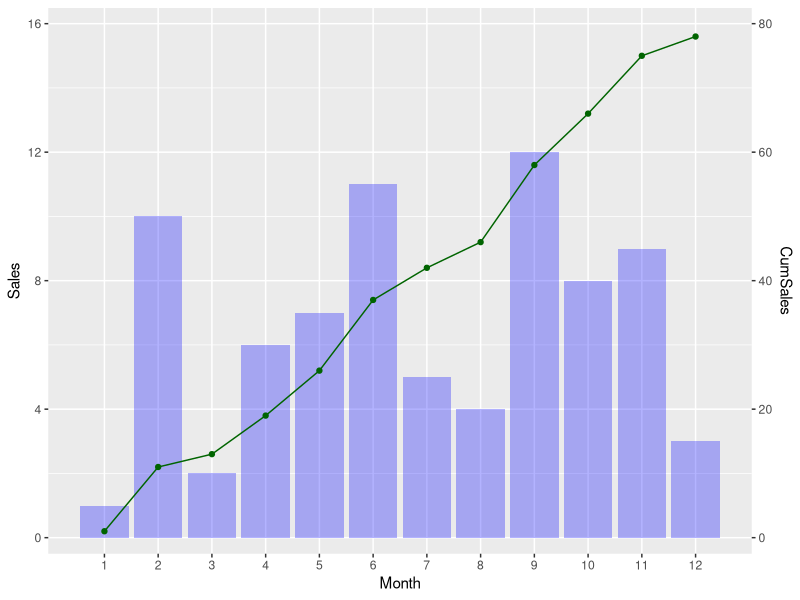
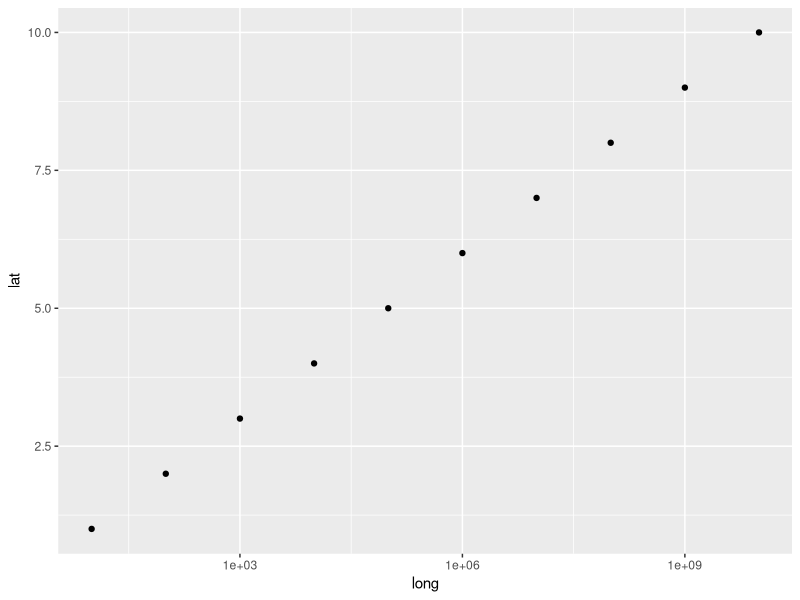
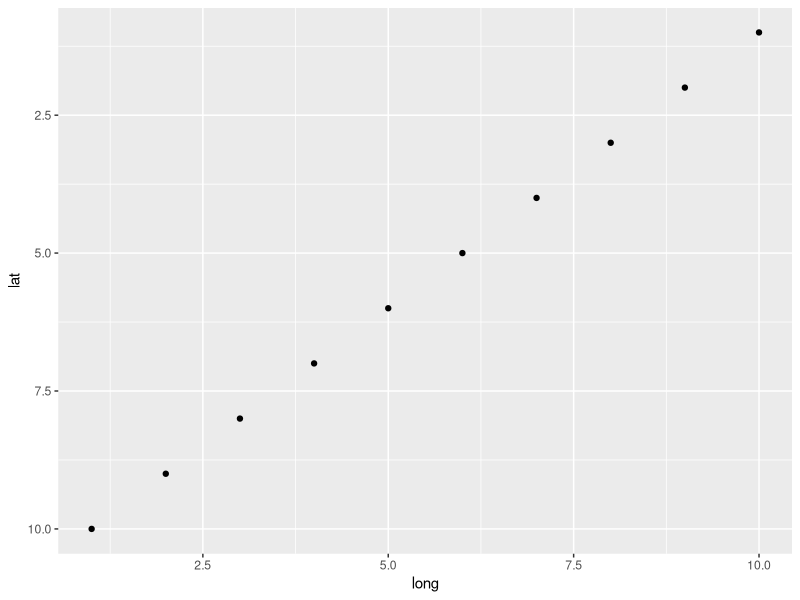
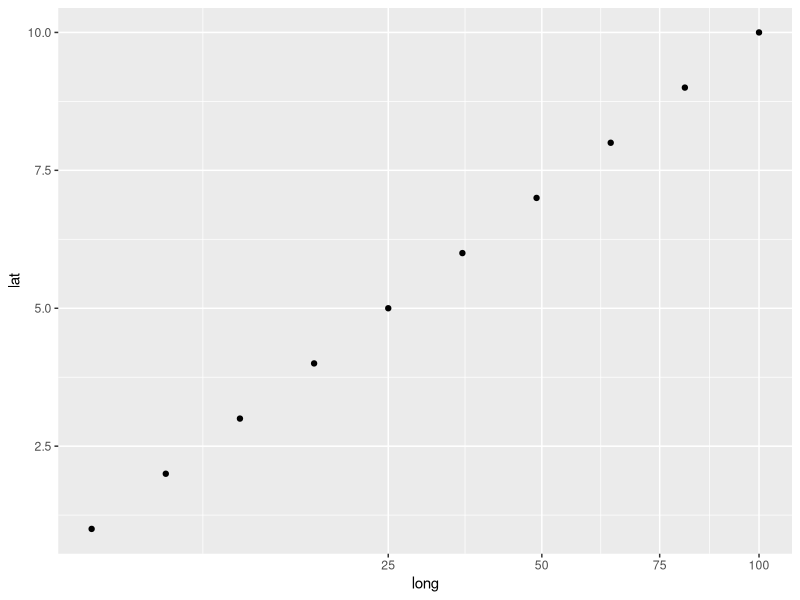
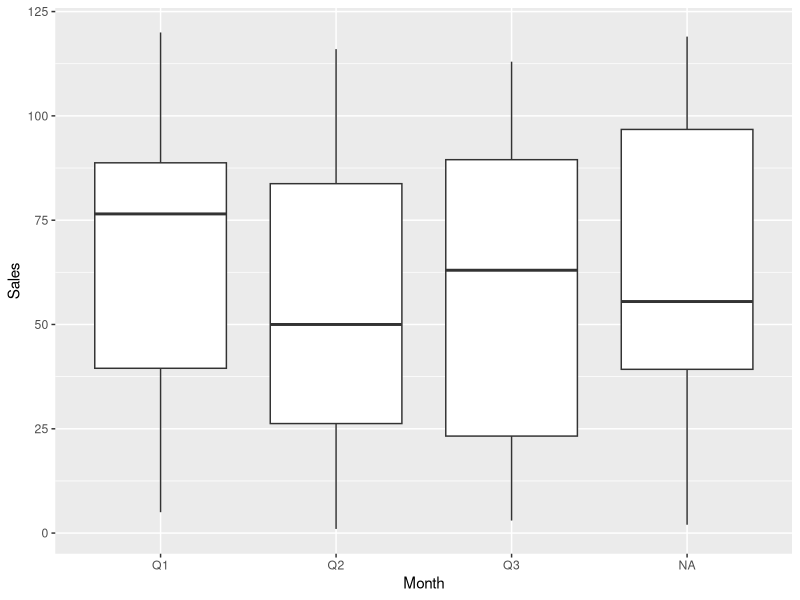
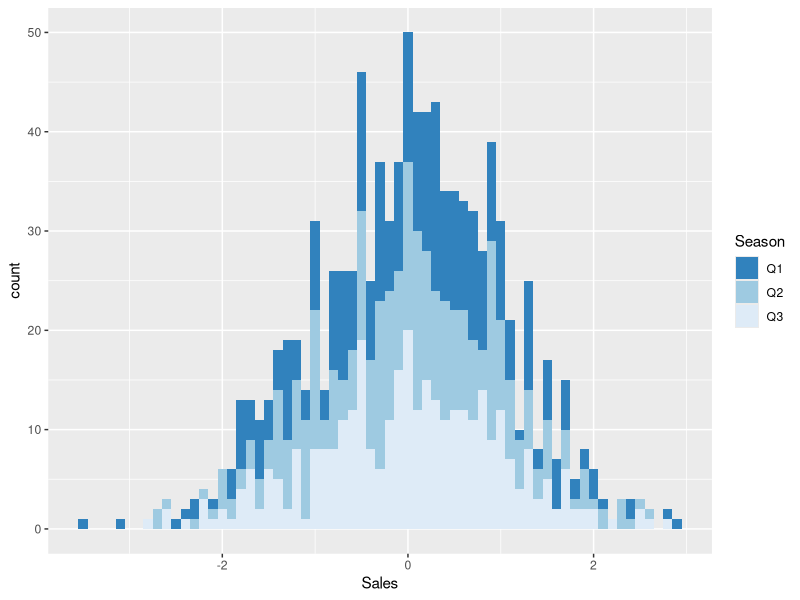
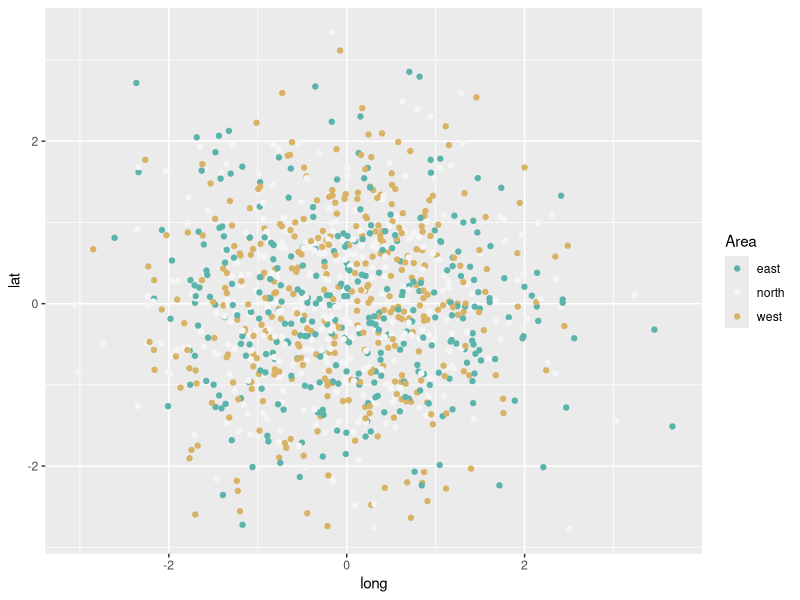
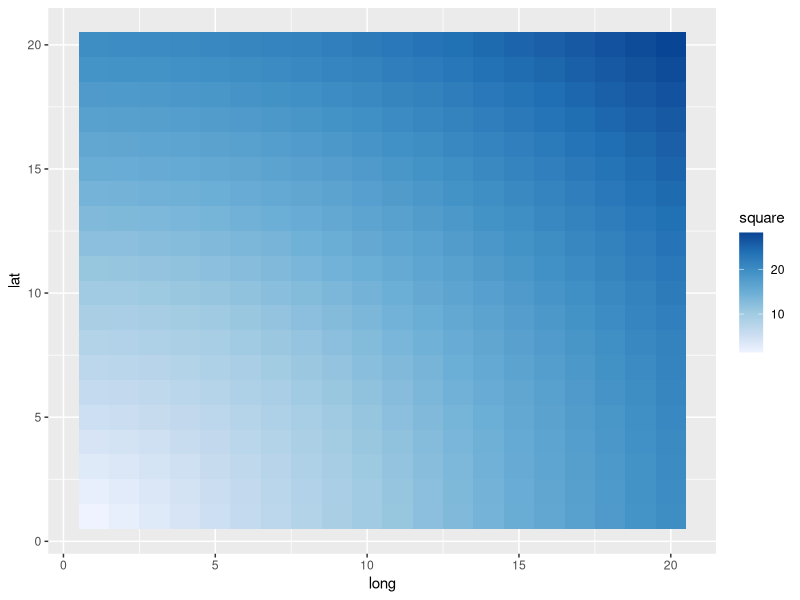

Write R code to recreate these figures, in order. (Note: this script raises an error after producing the figures.)
## ---- chunk 1
knitr::opts_chunk$set(warning = FALSE, message = FALSE)
library(ggplot2)
library(dplyr)
## ---- chunk 2
fyc <- tibble(
  Month = c(1:12), 
  Sales = sample(1:12),
  CumSales = cumsum(Sales)
)
ggplot(fyc, aes(Month, Sales)) +
  geom_col(fill = "blue", alpha = 0.3) +
  geom_path(aes(Month, CumSales/5), colour = "darkgreen") +
  geom_point(aes(Month, CumSales/5), colour = "darkgreen") +
  scale_y_continuous(
    breaks = seq(0, 16, 4), minor_breaks = seq(0, 16, 2),
    expand = expand_scale(mult = 0, add = 0.5), limits = c(0, 16),
    sec.axis = sec_axis(trans = ~ 5*., name = "CumSales")
    ) +
  scale_x_continuous(
    breaks = c(1:12), minor_breaks = NULL
  )
## ---- chunk 3
fyc <- tibble(long = 10^(1:10), lat = 1:10)
ggplot(fyc, aes(long, lat)) +
  geom_point() +
  scale_x_log10()
## ---- chunk 4
fyc <- tibble(long = 10:1, lat = 1:10)
ggplot(fyc, aes(long, lat)) +
  geom_point() +
  scale_y_reverse()
## ---- chunk 5
fyc <- tibble(long = (1:10)^2, lat = 1:10)
ggplot(fyc, aes(long, lat)) +
  geom_point() +
  scale_x_sqrt()
## ---- chunk 6
fyc <- tibble(
  Month = rep(c("Q1", "Q2", "Q3", NA), each = 30),
  Sales = sample(1:120)
)
ggplot(fyc, aes(Month, Sales)) +
  geom_boxplot() +
  scale_x_discrete(
    drop = FALSE
  )
## ---- chunk 7
fyc <- tibble(
  Season = sample(c("Q1", "Q2", "Q3"), 1000, replace = TRUE),
  Sales = rnorm(1000)
)
ggplot(fyc, aes(Sales)) +
  geom_histogram(aes(fill = Season), binwidth = 0.1) + 
  scale_fill_brewer(
    type = "seq",
    palette = 1,
    direction = -1
  )
## ---- chunk 8
fyc <- tibble(
  Area = sample(c("east", "west", "north"), 1000, replace = TRUE),
  long = rnorm(1000), lat = rnorm(1000)
)
ggplot(fyc, aes(long, lat)) +
  geom_point(aes(colour = Area)) + 
  scale_color_brewer(
    type = "div",
    palette = 1,
    direction = -1
  )
## ---- chunk 9
fyc <- tibble(
  long = rep(1:20, 20), lat = rep(1:20, each = 20),
  square = sqrt(long^2 + lat^2)
)
ggplot(fyc, aes(long, lat)) +
  geom_tile(aes(fill = square)) +
  scale_fill_distiller(
    type = "seq",
    direction = 1
  )
## ---- chunk 10
n + scale_fill_grey(start = 0.2, end = 0.8, na.value = "red")
## ---- chunk 11
o <- c + geom_dotplot(aes(fill = ..x..))
## ---- chunk 12
o + scale_fill_distiller(palette = "Blues")
## ---- chunk 13
o + scale_fill_gradient(low = "red", high = "yellow")
## ---- chunk 14
o + scale_fill_gradient2(
  low = "red", high = "blue",mid = "white", midpoint = 25
)
## ---- chunk 15
o + scale_fill_gradientn(colours = topo.colors(6))
## ---- chunk 16
p <- e + geom_point(aes(shape = fl, size = cyl))
## ---- chunk 17
p + scale_shape_manual(values = c(3:7))
## ---- chunk 18
p + scale_radius(range = c(1, 6))
## ---- chunk 19
p + scale_size_area(max_size = 6)
